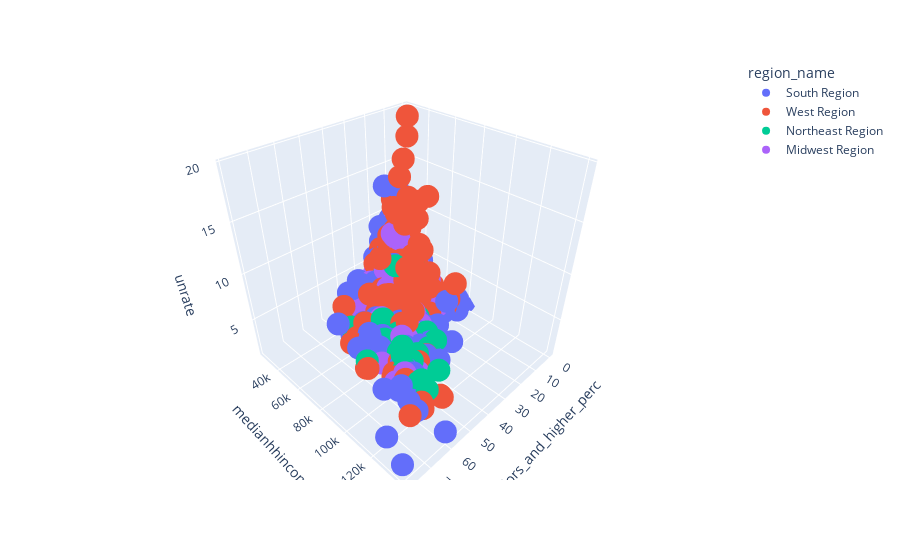

Notebook code cell kept with this figure:
### Markdown cell above
<b> Q1h. Construct a 3D scatter showing the relationship between percentage of population with a bachelors and higher degree,  median household income, and unemployment rate by census region: </b>

### Code cell
fig = px.scatter_3d(dfEcon, 
                    x = 'bachelors_and_higher_perc', 
                    y = 'medianhhincome',
                    z = 'unrate',
                    color = 'region_name')
fig.show()

### Figure 1 — Plotly figure (JSON) as saved in the notebook; plotly's stock layout.template omitted (floating-point values rounded to 4 significant figures; data arrays with more than 128 entries replaced by an {"elided": "..."} marker saying what was removed)
{"data": [{"hovertemplate": "region_name=South Region<br>bachelors_and_higher_perc=%{x}<br>medianhhincome=%{y}<br>unrate=%{z}<extra></extra>", "legendgroup": "South Region", "marker": {"color": "#636efa", "symbol": "circle"}, "mode": "markers", "name": "South Region", "scene": "scene", "showlegend": true, "type": "scatter3d", "x": {"elided": "1423 float values"}, "y": {"elided": "1423 int values"}, "z": {"elided": "1423 float values"}}, {"hovertemplate": "region_name=West Region<br>bachelors_and_higher_perc=%{x}<br>medianhhincome=%{y}<br>unrate=%{z}<extra></extra>", "legendgroup": "West Region", "marker": {"color": "#EF553B", "symbol": "circle"}, "mode": "markers", "name": "West Region", "scene": "scene", "showlegend": true, "type": "scatter3d", "x": {"elided": "451 float values"}, "y": {"elided": "451 int values"}, "z": {"elided": "451 float values"}}, {"hovertemplate": "region_name=Northeast Region<br>bachelors_and_higher_perc=%{x}<br>medianhhincome=%{y}<br>unrate=%{z}<extra></extra>", "legendgroup": "Northeast Region", "marker": {"color": "#00cc96", "symbol": "circle"}, "mode": "markers", "name": "Northeast Region", "scene": "scene", "showlegend": true, "type": "scatter3d", "x": {"elided": "217 float values"}, "y": {"elided": "217 int values"}, "z": {"elided": "217 float values"}}, {"hovertemplate": "region_name=Midwest Region<br>bachelors_and_higher_perc=%{x}<br>medianhhincome=%{y}<br>unrate=%{z}<extra></extra>", "legendgroup": "Midwest Region", "marker": {"color": "#ab63fa", "symbol": "circle"}, "mode": "markers", "name": "Midwest Region", "scene": "scene", "showlegend": true, "type": "scatter3d", "x": {"elided": "1055 float values"}, "y": {"elided": "1055 int values"}, "z": {"elided": "1055 float values"}}], "layout": {"autosize": true, "legend": {"title": {"text": "region_name"}, "tracegroupgap": 0}, "margin": {"t": 60}, "scene": {"aspectmode": "auto", "aspectratio": {"x": 1, "y": 1, "z": 1}, "domain": {"x": [0, 1], "y": [0, 1]}, "xaxis": {"title": {"text": "bachelors_and_higher_perc"}, "type": "linear"}, "yaxis": {"title": {"text": "medianhhincome"}, "type": "linear"}, "zaxis": {"title": {"text": "unrate"}, "type": "linear"}}}}
